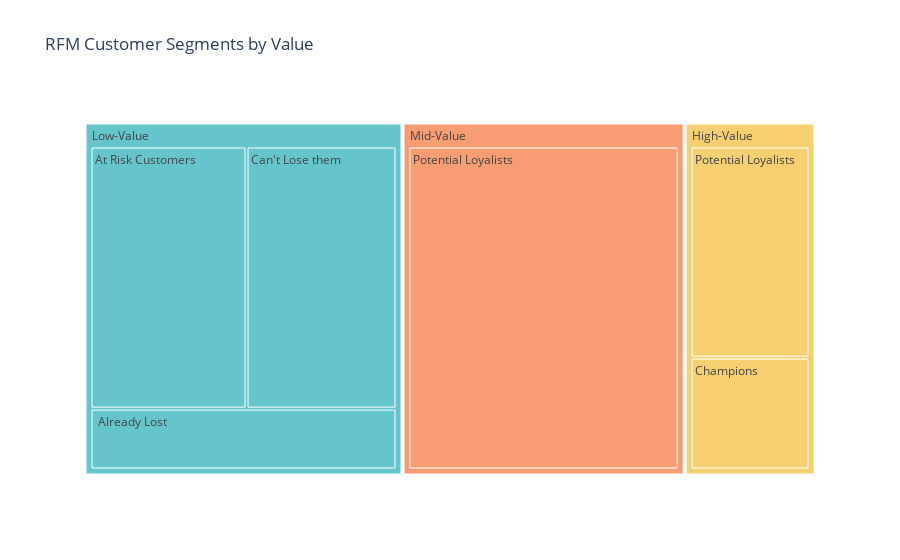

Notebook code cell kept with this figure:
### Code cell
segment_pro_counts = df.groupby(['Value Segment', 'RFM Customer Segments']).size().reset_index(name='Count')

segment_pro_counts = segment_pro_counts.sort_values('Count', ascending=False)

fig_treemap_segment_product = px.treemap(segment_pro_counts, 
                                         path=['Value Segment', 'RFM Customer Segments'], 
                                         values='Count',
                                         color='Value Segment', color_discrete_sequence=px.colors.qualitative.Pastel,
                                         title='RFM Customer Segments by Value')
fig_treemap_segment_product.show()

### Figure 1 — Plotly figure (JSON) as saved in the notebook; plotly's stock layout.template omitted (floating-point values rounded to 4 significant figures)
{"data": [{"branchvalues": "total", "customdata": [["Low-Value"], ["High-Value"], ["Low-Value"], ["Mid-Value"], ["High-Value"], ["Mid-Value"], ["High-Value"], ["Mid-Value"], ["Low-Value"], ["Mid-Value"], ["Low-Value"], ["High-Value"], ["Low-Value"], ["Mid-Value"], ["High-Value"], ["Low-Value"], ["Mid-Value"], ["High-Value"]], "domain": {"x": [0, 1], "y": [0, 1]}, "hovertemplate": "labels=%{label}<br>Count=%{value}<br>parent=%{parent}<br>id=%{id}<br>Value Segment=%{customdata[0]}<extra></extra>", "ids": ["Low-Value/At Risk Customers", "High-Value/At Risk Customers", "Low-Value/Potential Loyalists", "Mid-Value/Potential Loyalists", "High-Value/Potential Loyalists", "Mid-Value/ Already Lost", "High-Value/ Already Lost", "Mid-Value/At Risk Customers", "Low-Value/Can't Lose them", "Mid-Value/Can't Lose them", "Low-Value/ Already Lost", "High-Value/Can't Lose them", "Low-Value/Champions", "Mid-Value/Champions", "High-Value/Champions", "Low-Value", "Mid-Value", "High-Value"], "labels": ["At Risk Customers", "At Risk Customers", "Potential Loyalists", "Potential Loyalists", "Potential Loyalists", " Already Lost", " Already Lost", "At Risk Customers", "Can't Lose them", "Can't Lose them", " Already Lost", "Can't Lose them", "Champions", "Champions", "Champions", "Low-Value", "Mid-Value", "High-Value"], "marker": {"colors": ["rgb(102, 197, 204)", "rgb(246, 207, 113)", "rgb(102, 197, 204)", "rgb(248, 156, 116)", "rgb(246, 207, 113)", "rgb(248, 156, 116)", "rgb(246, 207, 113)", "rgb(248, 156, 116)", "rgb(102, 197, 204)", "rgb(248, 156, 116)", "rgb(102, 197, 204)", "rgb(246, 207, 113)", "rgb(102, 197, 204)", "rgb(248, 156, 116)", "rgb(246, 207, 113)", "rgb(102, 197, 204)", "rgb(248, 156, 116)", "rgb(246, 207, 113)"]}, "name": "", "parents": ["Low-Value", "High-Value", "Low-Value", "Mid-Value", "High-Value", "Mid-Value", "High-Value", "Mid-Value", "Low-Value", "Mid-Value", "Low-Value", "High-Value", "Low-Value", "Mid-Value", "High-Value", "", "", ""], "type": "treemap", "values": [180, 0, 0, 386, 117, 0, 0, 0, 173, 0, 82, 0, 0, 0, 62, 435, 386, 179]}], "layout": {"legend": {"tracegroupgap": 0}, "title": {"text": "RFM Customer Segments by Value"}, "treemapcolorway": ["rgb(102, 197, 204)", "rgb(246, 207, 113)", "rgb(248, 156, 116)", "rgb(220, 176, 242)", "rgb(135, 197, 95)", "rgb(158, 185, 243)", "rgb(254, 136, 177)", "rgb(201, 219, 116)", "rgb(139, 224, 164)", "rgb(180, 151, 231)", "rgb(179, 179, 179)"]}}
